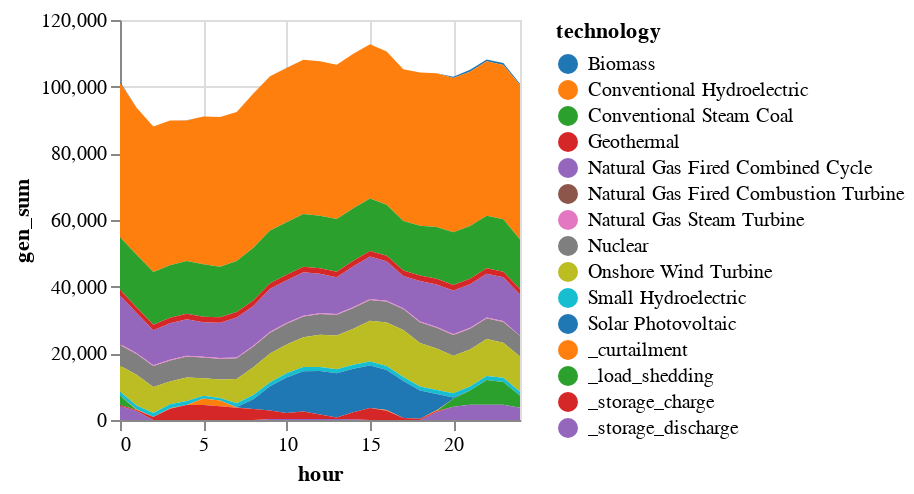

Notebook code cell kept with this figure:
### Code cell
sol_gen_actual = plot_actual_generation(
    actual_solution, T_period,
    gen_df, zone_dict,
    "Total Generation under Actual Conditions"
);

### Figure 1 — Vega specification as saved in the notebook (floating-point values rounded to 4 significant figures; data arrays with more than 128 entries replaced by an {"elided": "..."} marker saying what was removed)
{"$schema": "https://vega.github.io/schema/vega/v5.json", "axes": [{"aria": false, "domain": false, "grid": true, "gridScale": "y", "labels": false, "maxExtent": 0, "minExtent": 0, "orient": "bottom", "scale": "x", "tickCount": {"signal": "ceil(width/40)"}, "ticks": false, "zindex": 0}, {"aria": false, "domain": false, "grid": true, "gridScale": "x", "labels": false, "maxExtent": 0, "minExtent": 0, "orient": "left", "scale": "y", "tickCount": {"signal": "ceil(height/40)"}, "ticks": false, "zindex": 0}, {"grid": false, "labelFlush": true, "labelOverlap": true, "orient": "bottom", "scale": "x", "tickCount": {"signal": "ceil(width/40)"}, "title": "hour", "zindex": 0}, {"grid": false, "labelOverlap": true, "orient": "left", "scale": "y", "tickCount": {"signal": "ceil(height/40)"}, "title": "gen_sum", "zindex": 0}], "background": "white", "data": [{"name": "source_0", "values": {"elided": "375 records"}}, {"name": "data_0", "source": "source_0", "transform": [{"as": "hour", "expr": "toNumber(datum[\"hour\"])", "type": "formula"}, {"field": "gen_sum", "groupby": ["technology"], "key": "hour", "method": "value", "type": "impute", "value": 0}, {"as": ["gen_sum_start", "gen_sum_end"], "field": "gen_sum", "groupby": ["hour"], "offset": "zero", "sort": {"field": ["technology"], "order": ["descending"]}, "type": "stack"}]}], "height": 200, "legends": [{"fill": "color", "symbolType": "circle", "title": "technology"}], "marks": [{"encode": {"update": {"height": {"field": {"group": "height"}}, "width": {"field": {"group": "width"}}}}, "from": {"facet": {"data": "data_0", "groupby": ["technology"], "name": "faceted_path_main"}}, "marks": [{"encode": {"update": {"defined": {"signal": "isValid(datum[\"hour\"]) && isFinite(+datum[\"hour\"]) && isValid(datum[\"gen_sum\"]) && isFinite(+datum[\"gen_sum\"])"}, "description": {"signal": "\"hour: \" + (format(datum[\"hour\"], \"\")) + \"; gen_sum: \" + (format(datum[\"gen_sum\"], \"\")) + \"; technology: \" + (isValid(datum[\"technology\"]) ? datum[\"technology\"] : \"\"+datum[\"technology\"])"}, "fill": {"field": "technology", "scale": "color"}, "orient": {"value": "vertical"}, "x": {"field": "hour", "scale": "x"}, "y": {"field": "gen_sum_end", "scale": "y"}, "y2": {"field": "gen_sum_start", "scale": "y"}}}, "from": {"data": "faceted_path_main"}, "name": "marks", "sort": {"field": "datum[\"hour\"]"}, "style": ["area"], "type": "area"}], "name": "pathgroup", "type": "group"}], "padding": 5, "scales": [{"domain": {"data": "data_0", "field": "hour"}, "name": "x", "nice": true, "range": [0, {"signal": "width"}], "type": "linear", "zero": false}, {"domain": {"data": "data_0", "fields": ["gen_sum_start", "gen_sum_end"]}, "name": "y", "nice": true, "range": [{"signal": "height"}, 0], "type": "linear", "zero": true}, {"domain": {"data": "data_0", "field": "technology", "sort": true}, "name": "color", "range": {"scheme": "category10"}, "type": "ordinal"}], "style": "cell", "width": 200}
